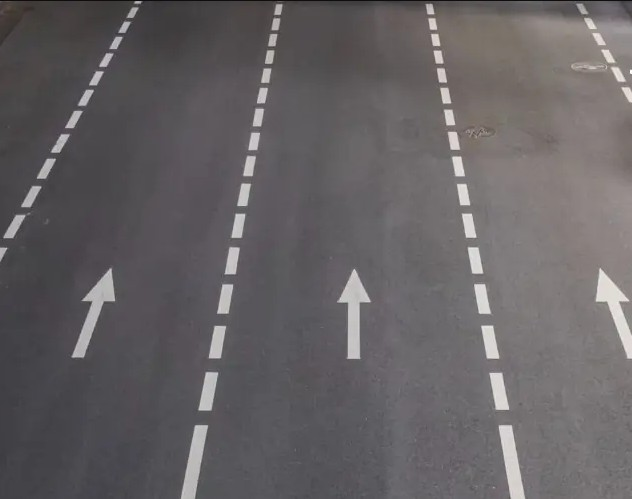
#> input picture arac-gorus-sistemi/road.jpg, 632 x 499 px
$ python SeritTakip.py   (older library calls are emulated)
#> lines starting #> are read from the running program, lines starting #| are printed output that depends on the picture
# improt işlemleri
import cv2
import numpy as np
from matplotlib import pyplot as plt

# resmi doğrudan gri tonda okutuyorum
img = cv2.imread('road.jpg', 0)
#> img: shape (499, 632); min 10, max 255, mean 99.2

# dikey kenarları bulmak için x ekseninde sobel uyguladım
sobel_x = cv2.Sobel(img, cv2.CV_64F, 1, 0, ksize=3)
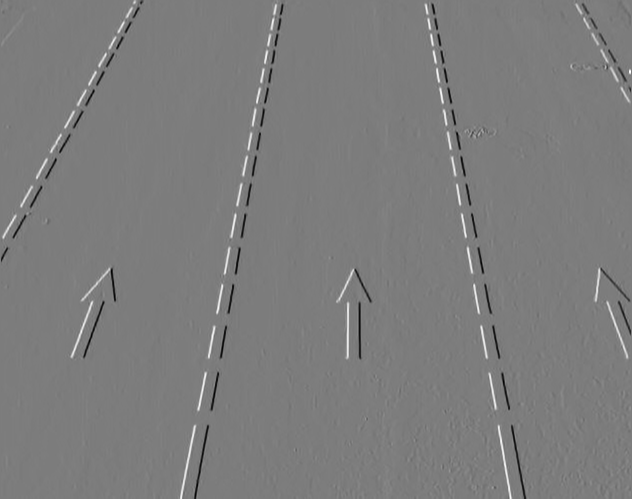
#> sobel_x: shape (499, 632) float64; min -457, max 477, mean 0.8; drawn with min black and max white
# yatay kenarları bulmak için y ekseninde sobel uyguladım
sobel_y = cv2.Sobel(img, cv2.CV_64F, 0, 1, ksize=3)
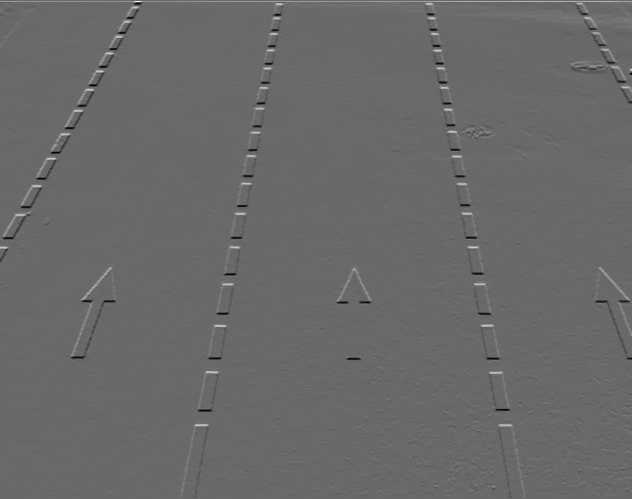
#> sobel_y: shape (499, 632) float64; min -470, max 667, mean 0.8; drawn with min black and max white

# x ve y gradyanlarını pisagorla birleştirip toplam büyüklüğü hesapladım
sobel_combined = np.sqrt(sobel_x**2 + sobel_y**2)
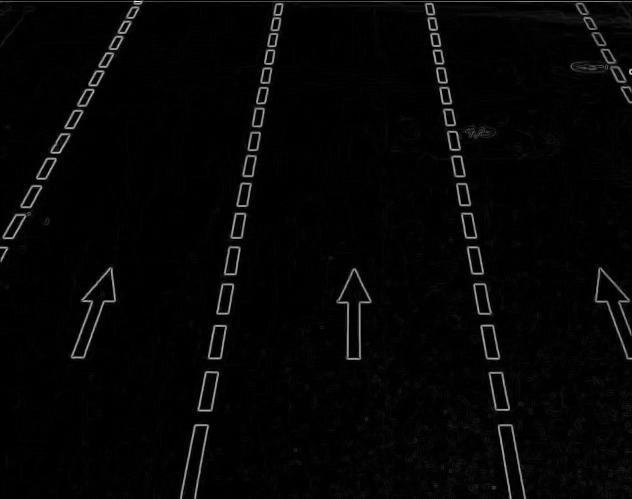
#> sobel_combined: shape (499, 632) float64; min 0, max 667.1, mean 15.6; drawn with min black and max white
# görüntüyü ekrana basabilmek için 8 bitlik formata geri çevirdim
sobel_final = np.uint8(sobel_combined)
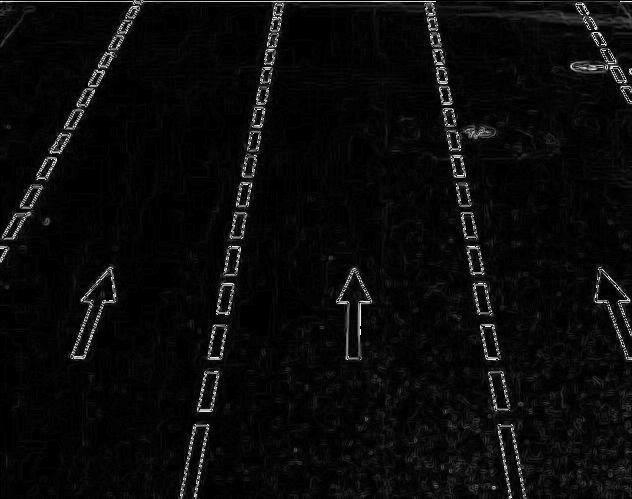
#> sobel_final: shape (499, 632); min 0, max 255, mean 10.7

# tüm yönlerdeki kenarları tekte yakalamak için laplacian filtresi kullandım
laplacian = cv2.Laplacian(img, cv2.CV_64F)
# negatif değerleri mutlak değerle düzeltip yine 8 bite aldım
laplacian_final = np.uint8(np.absolute(laplacian))
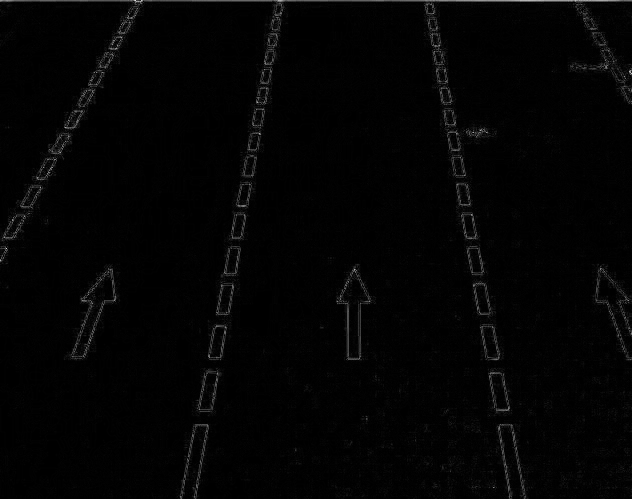
#> laplacian_final: shape (499, 632); min 0, max 230, mean 3.7

# resmin fourier dönüşümünü alıp frekans uzayına geçtim
dft = np.fft.fft2(img)
# düşük frekans bileşenleri merkezde toplansın diye shift işlemi yaptım
dft_shift = np.fft.fftshift(dft)

# detayları ekranda seçebilmek için genlik spektrumunu logaritmik hale getirdim
magnitude_spectrum = 20 * np.log(np.abs(dft_shift))
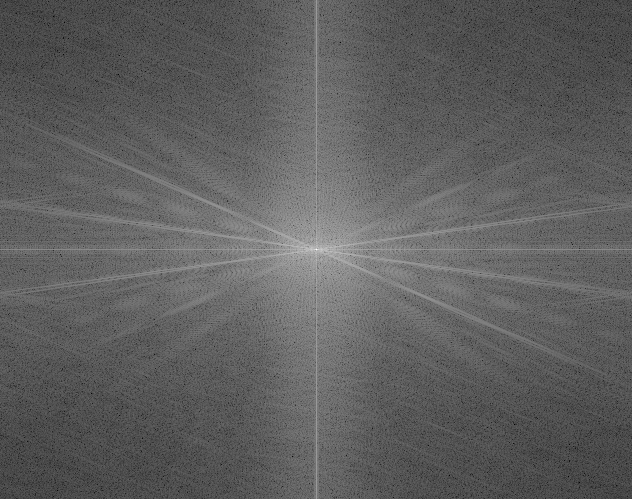
#> magnitude_spectrum: shape (499, 632) float64; min 16.68, max 345.2, mean 139.4; drawn with min black and max white

# çizim yapacağım pencerenin boyutunu ayarladım
plt.figure(figsize=(10, 8))

# 2x2'lik gridin ilk kısmına orijinal resmi gri tonda yerleştirdim
plt.subplot(2, 2, 1), plt.imshow(img, cmap='gray')
# başlığını yazıp kenardaki eksen rakamlarını sildim
plt.title('Orijinal'), plt.xticks([]), plt.yticks([])

# gridin ikinci kısmına hesapladığım sobel görüntüsünü koydum
plt.subplot(2, 2, 2), plt.imshow(sobel_final, cmap='gray')
# başlığı ekleyip eksenleri gizledim
plt.title('Sobel'), plt.xticks([]), plt.yticks([])

# üçüncü kısma laplacian sonucunu ekledim
plt.subplot(2, 2, 3), plt.imshow(laplacian_final, cmap='gray')
# başlığı atıp yine eksenleri temizledim
plt.title('Laplacian'), plt.xticks([]), plt.yticks([])

# son kısma da fourier spektrumunu yerleştirdim
plt.subplot(2, 2, 4), plt.imshow(magnitude_spectrum, cmap='gray')
# başlığı yazıp eksenleri kapattım
plt.title('DFT Spektrum'), plt.xticks([]), plt.yticks([])

# grafikler birbirine yapışmasın diye boşlukları otomatik ayarlattım
plt.tight_layout()
# hazırladığım tüm çizimleri ekranda gösteriyorum
plt.show()
